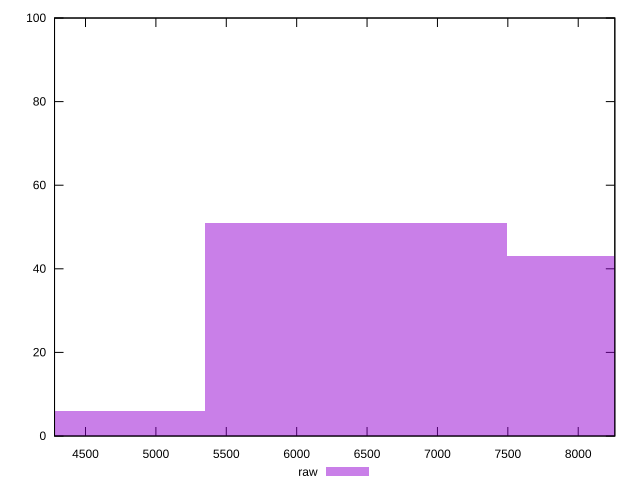

Write gnuplot code to recreate this figure.
reset

$raw <<EOF
6422.804751646347 51
8563.739668861796 43
4281.869834430898 6
EOF

set key outside below
set boxwidth 2140.934917215449
set xrange [4280:8260]
set yrange [0:100]
set trange [0:100]
set style fill transparent solid 0.5 noborder
set terminal svg size 640, 490 enhanced background rgb 'white'
set output "reprap/uses-http2/samples/pages+cached+noexternal+nomedia/raw/histogram.svg"

plot $raw title "raw" with boxes

reset
